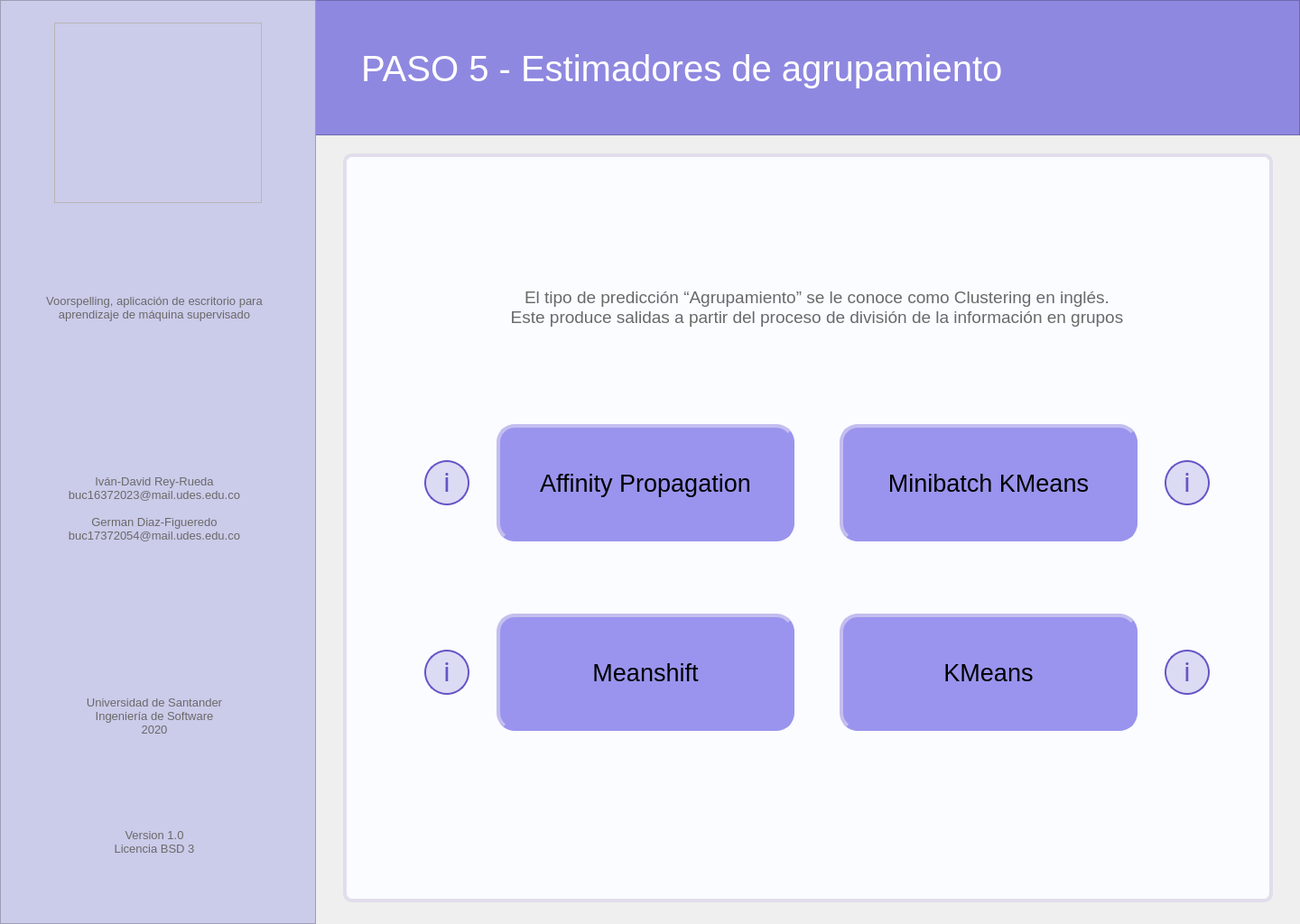
<?xml version="1.0" encoding="UTF-8"?>
<ui version="4.0">
 <class>MainWindow</class>
 <widget class="QMainWindow" name="MainWindow">
  <property name="geometry">
   <rect>
    <x>0</x>
    <y>0</y>
    <width>1440</width>
    <height>1024</height>
   </rect>
  </property>
  <property name="minimumSize">
   <size>
    <width>1440</width>
    <height>1024</height>
   </size>
  </property>
  <property name="maximumSize">
   <size>
    <width>1440</width>
    <height>1024</height>
   </size>
  </property>
  <property name="windowTitle">
   <string>Voorspelling</string>
  </property>
  <widget class="QWidget" name="centralwidget">
   <widget class="QFrame" name="left_bar">
    <property name="geometry">
     <rect>
      <x>0</x>
      <y>0</y>
      <width>350</width>
      <height>1024</height>
     </rect>
    </property>
    <property name="styleSheet">
     <string notr="true">background-color: rgb(203, 203, 234);

</string>
    </property>
    <property name="frameShape">
     <enum>QFrame::StyledPanel</enum>
    </property>
    <property name="frameShadow">
     <enum>QFrame::Raised</enum>
    </property>
    <widget class="QLabel" name="lbl_left_1">
     <property name="geometry">
      <rect>
       <x>18</x>
       <y>278</y>
       <width>306</width>
       <height>126</height>
      </rect>
     </property>
     <property name="font">
      <font>
       <pointsize>10</pointsize>
      </font>
     </property>
     <property name="styleSheet">
      <string notr="true">color: rgb(105, 105, 105);</string>
     </property>
     <property name="text">
      <string>Voorspelling, aplicación de escritorio para aprendizaje de máquina supervisado</string>
     </property>
     <property name="alignment">
      <set>Qt::AlignCenter</set>
     </property>
     <property name="wordWrap">
      <bool>true</bool>
     </property>
    </widget>
    <widget class="QLabel" name="lbl_left_2">
     <property name="geometry">
      <rect>
       <x>18</x>
       <y>500</y>
       <width>306</width>
       <height>126</height>
      </rect>
     </property>
     <property name="font">
      <font>
       <pointsize>10</pointsize>
      </font>
     </property>
     <property name="styleSheet">
      <string notr="true">color: rgb(105, 105, 105);</string>
     </property>
     <property name="text">
      <string>Iván-David Rey-Rueda
buc16372023@mail.udes.edu.co

German Diaz-Figueredo
buc17372054@mail.udes.edu.co</string>
     </property>
     <property name="alignment">
      <set>Qt::AlignCenter</set>
     </property>
     <property name="wordWrap">
      <bool>true</bool>
     </property>
    </widget>
    <widget class="QLabel" name="lbl_left_3">
     <property name="geometry">
      <rect>
       <x>18</x>
       <y>730</y>
       <width>306</width>
       <height>126</height>
      </rect>
     </property>
     <property name="font">
      <font>
       <pointsize>10</pointsize>
      </font>
     </property>
     <property name="styleSheet">
      <string notr="true">color: rgb(105, 105, 105);</string>
     </property>
     <property name="text">
      <string>Universidad de Santander
Ingeniería de Software
2020</string>
     </property>
     <property name="alignment">
      <set>Qt::AlignCenter</set>
     </property>
     <property name="wordWrap">
      <bool>true</bool>
     </property>
    </widget>
    <widget class="QLabel" name="lbl_left_4">
     <property name="geometry">
      <rect>
       <x>18</x>
       <y>870</y>
       <width>306</width>
       <height>126</height>
      </rect>
     </property>
     <property name="font">
      <font>
       <pointsize>10</pointsize>
      </font>
     </property>
     <property name="styleSheet">
      <string notr="true">color: rgb(105, 105, 105);</string>
     </property>
     <property name="text">
      <string>Version 1.0
Licencia BSD 3</string>
     </property>
     <property name="alignment">
      <set>Qt::AlignCenter</set>
     </property>
     <property name="wordWrap">
      <bool>true</bool>
     </property>
    </widget>
   </widget>
   <widget class="QFrame" name="logo">
    <property name="geometry">
     <rect>
      <x>60</x>
      <y>25</y>
      <width>230</width>
      <height>200</height>
     </rect>
    </property>
    <property name="styleSheet">
     <string notr="true">image: url(:/image/voorspelling_logo.png);</string>
    </property>
    <property name="frameShape">
     <enum>QFrame::StyledPanel</enum>
    </property>
    <property name="frameShadow">
     <enum>QFrame::Raised</enum>
    </property>
   </widget>
   <widget class="QFrame" name="up_bar">
    <property name="geometry">
     <rect>
      <x>0</x>
      <y>0</y>
      <width>1440</width>
      <height>150</height>
     </rect>
    </property>
    <property name="styleSheet">
     <string notr="true">background-color: rgb(143, 136, 224);</string>
    </property>
    <property name="frameShape">
     <enum>QFrame::StyledPanel</enum>
    </property>
    <property name="frameShadow">
     <enum>QFrame::Raised</enum>
    </property>
    <widget class="QLabel" name="lbl_tittle">
     <property name="geometry">
      <rect>
       <x>400</x>
       <y>40</y>
       <width>981</width>
       <height>72</height>
      </rect>
     </property>
     <property name="font">
      <font>
       <family>MS Shell Dlg 2</family>
       <pointsize>30</pointsize>
       <weight>50</weight>
       <italic>false</italic>
       <bold>false</bold>
      </font>
     </property>
     <property name="styleSheet">
      <string notr="true">border: none;
color: rgb(255, 255, 255);</string>
     </property>
     <property name="text">
      <string>PASO 5 - Estimadores de agrupamiento</string>
     </property>
     <property name="scaledContents">
      <bool>false</bool>
     </property>
     <property name="alignment">
      <set>Qt::AlignLeading|Qt::AlignLeft|Qt::AlignVCenter</set>
     </property>
     <property name="wordWrap">
      <bool>true</bool>
     </property>
     <property name="margin">
      <number>0</number>
     </property>
     <property name="indent">
      <number>0</number>
     </property>
    </widget>
   </widget>
   <widget class="QFrame" name="main_area">
    <property name="geometry">
     <rect>
      <x>380</x>
      <y>170</y>
      <width>1030</width>
      <height>830</height>
     </rect>
    </property>
    <property name="styleSheet">
     <string notr="true">background-color: rgb(250, 252, 255);
border: 4px solid;
border-color: rgb(225, 221, 235);
border-radius: 10px;</string>
    </property>
    <property name="frameShape">
     <enum>QFrame::StyledPanel</enum>
    </property>
    <property name="frameShadow">
     <enum>QFrame::Raised</enum>
    </property>
    <widget class="QLabel" name="lbl_description">
     <property name="geometry">
      <rect>
       <x>180</x>
       <y>130</y>
       <width>690</width>
       <height>80</height>
      </rect>
     </property>
     <property name="font">
      <font>
       <pointsize>14</pointsize>
      </font>
     </property>
     <property name="styleSheet">
      <string notr="true">color: rgb(105, 105, 105);
border: none;</string>
     </property>
     <property name="text">
      <string>El tipo de predicción “Agrupamiento” se le conoce como Clustering en inglés. Este produce salidas a partir del proceso de división de la información en grupos</string>
     </property>
     <property name="alignment">
      <set>Qt::AlignCenter</set>
     </property>
     <property name="wordWrap">
      <bool>true</bool>
     </property>
    </widget>
    <widget class="QPushButton" name="btn_Meanshift">
     <property name="geometry">
      <rect>
       <x>170</x>
       <y>510</y>
       <width>330</width>
       <height>130</height>
      </rect>
     </property>
     <property name="font">
      <font>
       <pointsize>20</pointsize>
       <kerning>true</kerning>
      </font>
     </property>
     <property name="styleSheet">
      <string notr="true">QPushButton{
background-color: rgb(154, 148, 238);
border-left-color: rgb(195, 190, 239);
border-top-color: rgb(195, 190, 239);
border-bottom-color: rgb(154, 148, 238);
border-right-color: rgb(154, 148, 238);
border-radius: 20px;
}
QPushButton:hover{
background-color: rgb(160, 155, 245);
}
QPushButton:pressed{
background-color: rgb(150, 140, 230);
border-left-color: rgb(140, 135, 220);
border-top-color: rgb(140, 135, 220);
border-bottom-color: rgb(195, 190, 239);
border-right-color: rgb(195, 190, 239);
}</string>
     </property>
     <property name="text">
      <string>Meanshift</string>
     </property>
     <property name="autoDefault">
      <bool>false</bool>
     </property>
    </widget>
    <widget class="QPushButton" name="btn_info_Minibatch_Kmeans">
     <property name="geometry">
      <rect>
       <x>910</x>
       <y>340</y>
       <width>50</width>
       <height>50</height>
      </rect>
     </property>
     <property name="styleSheet">
      <string notr="true">QPushButton{
background: rgba(101, 85, 198, 0.2);
border: 2px solid #6555C6;
box-sizing: border-box;
border-radius: 25px;


position: absolute;
width: 25px;
height: 44.55px;
font-family: Roboto;
font-style: normal;
font-weight: normal;
font-size: 30px;
line-height: 56px;
display: flex;
align-items: center;
text-align: center;

color: #6555C6;
}
QPushButton:hover{
background-color: rgb(190, 185, 250);
}
QPushButton:pressed{
background-color: rgb(160, 150, 240);
}</string>
     </property>
     <property name="text">
      <string>i</string>
     </property>
    </widget>
    <widget class="QPushButton" name="btn_info_Kmeans">
     <property name="geometry">
      <rect>
       <x>910</x>
       <y>550</y>
       <width>50</width>
       <height>50</height>
      </rect>
     </property>
     <property name="styleSheet">
      <string notr="true">QPushButton{
background: rgba(101, 85, 198, 0.2);
border: 2px solid #6555C6;
box-sizing: border-box;
border-radius: 25px;


position: absolute;
width: 25px;
height: 44.55px;
font-family: Roboto;
font-style: normal;
font-weight: normal;
font-size: 30px;
line-height: 56px;
display: flex;
align-items: center;
text-align: center;

color: #6555C6;
}
QPushButton:hover{
background-color: rgb(190, 185, 250);
}
QPushButton:pressed{
background-color: rgb(160, 150, 240);
}</string>
     </property>
     <property name="text">
      <string>i</string>
     </property>
    </widget>
    <widget class="QPushButton" name="btn_back">
     <property name="geometry">
      <rect>
       <x>60</x>
       <y>50</y>
       <width>70</width>
       <height>70</height>
      </rect>
     </property>
     <property name="styleSheet">
      <string notr="true">QPushButton{
background-image: url(:/botton/bxs-left-arrow-circle.svg);
border-radius: 35px;
border: none;


color: #6555C6;
}
QPushButton:hover{
background-color: rgb(235, 225, 250);

}
QPushButton:pressed{

background-color: qradialgradient(spread:pad, cx:0.5, cy:0.5, radius:0.5, fx:0.5, fy:0.5, stop:0 rgba(200, 190, 250, 205), stop:0.6 rgba(200, 190, 250, 205), stop:1 rgba(255, 255, 255, 0));

}

</string>
     </property>
     <property name="text">
      <string/>
     </property>
     <property name="iconSize">
      <size>
       <width>20</width>
       <height>20</height>
      </size>
     </property>
    </widget>
    <widget class="QPushButton" name="btn_KMeans">
     <property name="geometry">
      <rect>
       <x>550</x>
       <y>510</y>
       <width>330</width>
       <height>130</height>
      </rect>
     </property>
     <property name="font">
      <font>
       <pointsize>20</pointsize>
       <kerning>true</kerning>
      </font>
     </property>
     <property name="styleSheet">
      <string notr="true">QPushButton{
background-color: rgb(154, 148, 238);
border-left-color: rgb(195, 190, 239);
border-top-color: rgb(195, 190, 239);
border-bottom-color: rgb(154, 148, 238);
border-right-color: rgb(154, 148, 238);
border-radius: 20px;
}
QPushButton:hover{
background-color: rgb(160, 155, 245);
}
QPushButton:pressed{
background-color: rgb(150, 140, 230);
border-left-color: rgb(140, 135, 220);
border-top-color: rgb(140, 135, 220);
border-bottom-color: rgb(195, 190, 239);
border-right-color: rgb(195, 190, 239);
}</string>
     </property>
     <property name="text">
      <string>KMeans</string>
     </property>
     <property name="autoDefault">
      <bool>false</bool>
     </property>
    </widget>
    <widget class="QPushButton" name="btn_Minibatch_KMeans">
     <property name="geometry">
      <rect>
       <x>550</x>
       <y>300</y>
       <width>330</width>
       <height>130</height>
      </rect>
     </property>
     <property name="font">
      <font>
       <pointsize>20</pointsize>
       <kerning>true</kerning>
      </font>
     </property>
     <property name="styleSheet">
      <string notr="true">QPushButton{
background-color: rgb(154, 148, 238);
border-left-color: rgb(195, 190, 239);
border-top-color: rgb(195, 190, 239);
border-bottom-color: rgb(154, 148, 238);
border-right-color: rgb(154, 148, 238);
border-radius: 20px;
}
QPushButton:hover{
background-color: rgb(160, 155, 245);
}
QPushButton:pressed{
background-color: rgb(150, 140, 230);
border-left-color: rgb(140, 135, 220);
border-top-color: rgb(140, 135, 220);
border-bottom-color: rgb(195, 190, 239);
border-right-color: rgb(195, 190, 239);
}</string>
     </property>
     <property name="text">
      <string>Minibatch KMeans</string>
     </property>
     <property name="autoDefault">
      <bool>false</bool>
     </property>
    </widget>
    <widget class="QPushButton" name="btn_info_Meanshift">
     <property name="geometry">
      <rect>
       <x>90</x>
       <y>550</y>
       <width>50</width>
       <height>50</height>
      </rect>
     </property>
     <property name="styleSheet">
      <string notr="true">QPushButton{
background: rgba(101, 85, 198, 0.2);
border: 2px solid #6555C6;
box-sizing: border-box;
border-radius: 25px;


position: absolute;
width: 25px;
height: 44.55px;
font-family: Roboto;
font-style: normal;
font-weight: normal;
font-size: 30px;
line-height: 56px;
display: flex;
align-items: center;
text-align: center;

color: #6555C6;
}
QPushButton:hover{
background-color: rgb(190, 185, 250);
}
QPushButton:pressed{
background-color: rgb(160, 150, 240);
}</string>
     </property>
     <property name="text">
      <string>i</string>
     </property>
    </widget>
    <widget class="QPushButton" name="btn_Affinity_Propagation">
     <property name="geometry">
      <rect>
       <x>170</x>
       <y>300</y>
       <width>330</width>
       <height>130</height>
      </rect>
     </property>
     <property name="font">
      <font>
       <pointsize>20</pointsize>
       <kerning>true</kerning>
      </font>
     </property>
     <property name="styleSheet">
      <string notr="true">QPushButton{
background-color: rgb(154, 148, 238);
border-left-color: rgb(195, 190, 239);
border-top-color: rgb(195, 190, 239);
border-bottom-color: rgb(154, 148, 238);
border-right-color: rgb(154, 148, 238);
border-radius: 20px;
}
QPushButton:hover{
background-color: rgb(160, 155, 245);
}
QPushButton:pressed{
background-color: rgb(150, 140, 230);
border-left-color: rgb(140, 135, 220);
border-top-color: rgb(140, 135, 220);
border-bottom-color: rgb(195, 190, 239);
border-right-color: rgb(195, 190, 239);
}</string>
     </property>
     <property name="text">
      <string>Affinity Propagation</string>
     </property>
     <property name="autoDefault">
      <bool>false</bool>
     </property>
    </widget>
    <widget class="QPushButton" name="btn_info_Affinity_Propagation">
     <property name="geometry">
      <rect>
       <x>90</x>
       <y>340</y>
       <width>50</width>
       <height>50</height>
      </rect>
     </property>
     <property name="styleSheet">
      <string notr="true">QPushButton{
background: rgba(101, 85, 198, 0.2);
border: 2px solid #6555C6;
box-sizing: border-box;
border-radius: 25px;


position: absolute;
width: 25px;
height: 44.55px;
font-family: Roboto;
font-style: normal;
font-weight: normal;
font-size: 30px;
line-height: 56px;
display: flex;
align-items: center;
text-align: center;

color: #6555C6;
}
QPushButton:hover{
background-color: rgb(190, 185, 250);
}
QPushButton:pressed{
background-color: rgb(160, 150, 240);
}</string>
     </property>
     <property name="text">
      <string>i</string>
     </property>
    </widget>
   </widget>
   <zorder>up_bar</zorder>
   <zorder>left_bar</zorder>
   <zorder>logo</zorder>
   <zorder>main_area</zorder>
  </widget>
 </widget>
 <resources>
  <include location="Images_voor.qrc"/>
 </resources>
 <connections/>
</ui>
